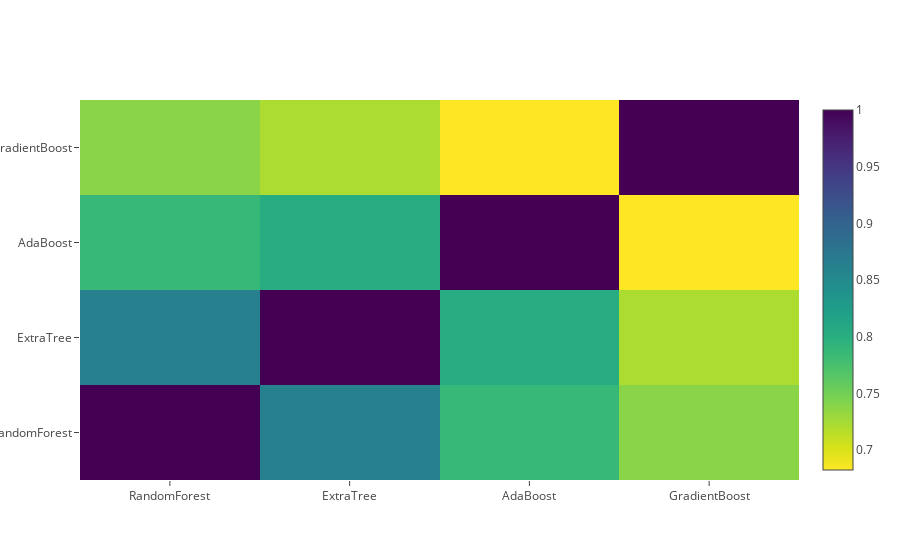

Notebook cell for this chart:
### Markdown cell above
## 5.2 Correlation Heatmap of the Second Level Training set

### Code cell
data = [
    go.Heatmap(
        z = base_predictions_train.astype(float).corr().values,
        x = base_predictions_train.columns.values,
        y = base_predictions_train.columns.values,
        colorscale='Viridis',
        showscale=True,
        reversescale=True
    )
]

py.iplot(data, filename='labelled-heatmap')

### Figure 1 — Plotly figure (JSON) as saved in the notebook; plotly's stock layout.template omitted (floating-point values rounded to 4 significant figures)
{"data": [{"colorscale": "Viridis", "reversescale": true, "showscale": true, "type": "heatmap", "uid": "269336df-3f0d-4791-9dee-e16a16000197", "x": ["RandomForest", "ExtraTree", "AdaBoost", "GradientBoost"], "y": ["RandomForest", "ExtraTree", "AdaBoost", "GradientBoost"], "z": [[1, 0.8631, 0.7881, 0.7381], [0.8631, 1, 0.8024, 0.7209], [0.7881, 0.8024, 1, 0.6825], [0.7381, 0.7209, 0.6825, 1]]}], "layout": {"autosize": true, "xaxis": {"autorange": true, "range": [-0.5, 3.5], "type": "category"}, "yaxis": {"autorange": true, "range": [-0.5, 3.5], "type": "category"}}}
